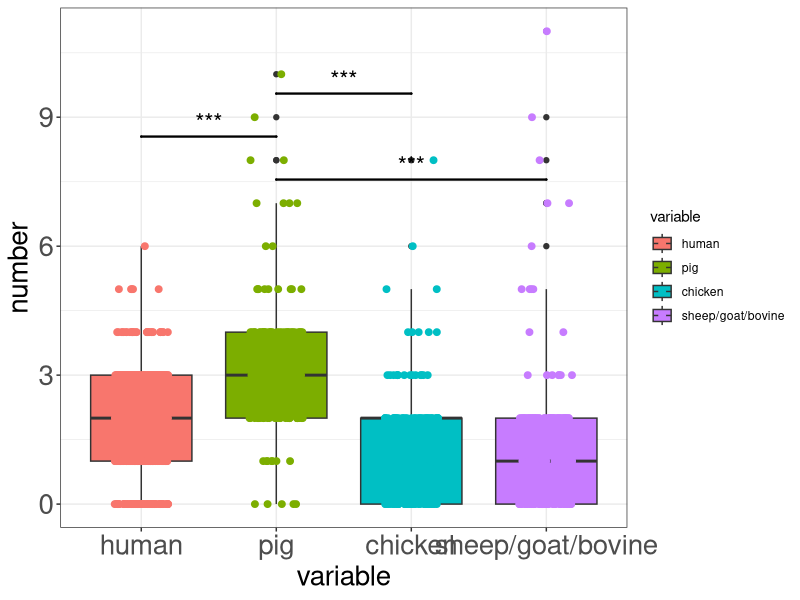

The R source for this figure:
setwd("C:/Users/admin/Desktop/data and scripts/Figure S6/")
data <- readxl::read_xlsx("Figure S6.xlsx")
library(ggplot2)
library(ggsignif)
library(reshape2)
data.melt = melt(data, value.name = "number")
data.melt$variable <- factor(data.melt$variable, levels = c("human", "pig", "chicken", "sheep/goat/bovine"))
ggplot(data.melt, aes(x = variable, y = number)) +
  geom_boxplot(aes(fill = variable)) +
  geom_point(aes(color = variable), size = 2, position = position_jitter(width = 0.2, height = 0)) + theme_bw()+
  theme(
    axis.text = element_text(size = 20),       
    axis.title = element_text(size = 20) )+
  geom_signif(
    comparisons = list(c("pig", "sheep/goat/bovine")),
    map_signif_level = TRUE,
    tip_length = c(0, 0, 0, 0),
    y_position = c(7, 7),
    size = 0.8,
    textsize = 6,
    test = "wilcox.test"
  )+
  geom_signif(
    comparisons = list(c("pig", "human")),
    map_signif_level = TRUE,
    tip_length = c(0, 0, 0, 0),
    y_position = c(8, 8),
    size = 0.8,
    textsize = 6,
    test = "wilcox.test"
  )+
  geom_signif(
    comparisons = list(c("pig", "chicken")),
    map_signif_level = TRUE,
    tip_length = c(0, 0, 0, 0),
    y_position = c(9, 9),
    size = 0.8,
    textsize = 6,
    test = "wilcox.test"
  )
